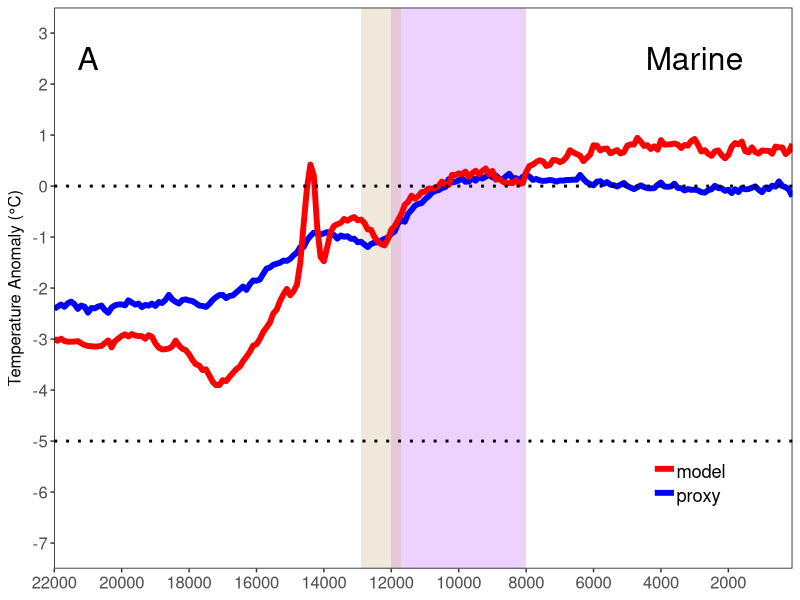
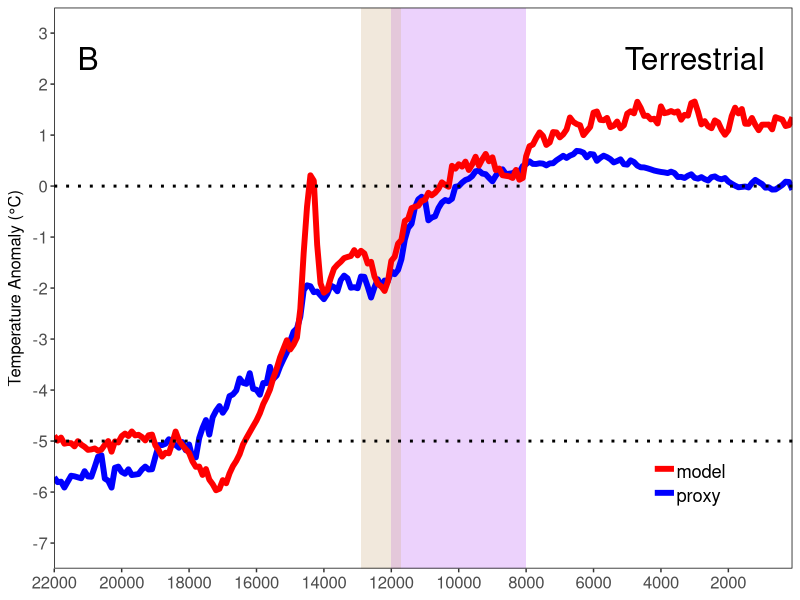

Write R code to recreate these figures, in order. (Note: this script raises an error after producing the figures.)
library(ggplot2)
library(readr)
library(gtable)
library(grid)
library(dplyr)
library(gridExtra)
library(cowplot)
setwd("C:/Users/yesha/Documents/GitHub/deglaciation")

proxy_region <- read_csv("data/proxy_lat_band3.csv")
model_region <- read_csv("data/model_lat_band3.csv")

plot_data <- data.frame(time=proxy_region$time, proxy=proxy_region$sea, model=model_region$sea)
plot1 <- ggplot()+
  annotate("rect", fill = "purple", xmin = 8000, xmax = 12000, ymin = -Inf, ymax = Inf,
           alpha = .2)+
  annotate("rect", fill = "tan", xmin = 11700, xmax = 12900, ymin = -Inf, ymax = Inf,
           alpha = .3)+
  annotate("text", x = 3000, y = 2.5, label = "Marine", size = 8)+
  annotate("text", x = 21000, y = 2.5, label = "A", size = 8)+
  #annotate("text", x = 12300, y = -6, label = "YD", size = 6, color = 'orange3')+
  #annotate("text", x = 10000, y = -4.5, label = "anomaly base", size = 6, color = 'purple')+
  geom_line(data=plot_data,aes(time, proxy, colour = "proxy"), size = 2)+
  geom_line(data=plot_data,aes(time, model, colour = "model"), size = 2)+
  #geom_line(data=plot_data,aes(time, diff+5, colour = "Model - Proxy"))+
  scale_colour_manual(values = c(
    'proxy' = 'blue',
    'model' = 'red'
  ))+  
  geom_hline(yintercept = 0, size = 1, linetype='dotted', colour = "black") +
  geom_hline(yintercept = -5, size = 1, linetype='dotted') +
  #geom_hline(yintercept = -10, size = 1, linetype='dotted', colour = "black") +
  scale_y_continuous(name = expression("Temperature Anomaly (°C)"), limits = c(-7, 3),  breaks = scales::pretty_breaks(n = 10))+
  labs(y = "Anomaly",
       x = "Time (Years BP)",
       colour = 'Legend') +
  #ggtitle("Temperature Anomaly 25ÃÂ°S ~ 90ÃÂ°S") +
  theme(panel.grid.major = element_blank(),
        panel.grid.minor = element_blank(),
        #panel.background = element_blank(), 
        axis.line.x = element_blank(),
        axis.text.y = element_text(size = 12),
        axis.text.x = element_text(size = 12),
        #axis.ticks.y = element_blank(),
        axis.title.y= element_text(size = 12),
        panel.border = element_rect(colour = "black", fill=NA),
        axis.line= element_blank(),
        axis.title.x= element_blank(),
        legend.justification = c(0, 0),
        legend.position = c(0.8,0.1),
        legend.spacing.x = unit(10, 'pt'),
        legend.text = element_text(margin = margin(t = 3), size=rel(1.2)),
        legend.background = element_rect(colour = "transparent",fill = "white"),
        legend.key = element_rect(colour = "white", fill = NA),
        legend.title = element_blank(),
        panel.background = element_rect(fill = "transparent",colour = NA),
        plot.background = element_rect(fill = "transparent",colour = NA)
  ) +
  scale_x_reverse(expand = c(0, 0),limits = c(22000, 100), breaks = scales::pretty_breaks(n = 10))
plot1

plot_data2 <- data.frame(time=proxy_region$time, proxy=proxy_region$land, model=model_region$land)
plot2 <- ggplot()+
  annotate("rect", fill = "purple", xmin = 8000, xmax = 12000, ymin = -Inf, ymax = Inf,
           alpha = .2)+
  annotate("rect", fill = "tan", xmin = 11700, xmax = 12900, ymin = -Inf, ymax = Inf,
           alpha = .3)+
  annotate("text", x = 21000, y = 2.5, label = "B", size = 8)+
  annotate("text", x = 3000, y = 2.5, label = "Terrestrial", size = 8)+
  #annotate("text", x = 12300, y = -6, label = "YD", size = 6, color = 'orange3')+
  #annotate("text", x = 10000, y = -4.5, label = "anomaly base", size = 6, color = 'purple')+
  geom_line(data=plot_data2,aes(time, proxy, colour = "proxy"), size = 2)+
  geom_line(data=plot_data2,aes(time, model, colour = "model"), size = 2)+
  #geom_line(data=plot_data,aes(time, diff+5, colour = "Model - Proxy"))+
  scale_colour_manual(values = c(
    'proxy' = 'blue',
    'model' = 'red'
  ))+  
  geom_hline(yintercept = 0, size = 1, linetype='dotted', colour = "black") +
  geom_hline(yintercept = -5, size = 1, linetype='dotted') +
  #geom_hline(yintercept = -10, size = 1, linetype='dotted', colour = "black") +
  scale_y_continuous(name = expression("Temperature Anomaly (°C)"), limits = c(-7, 3),  breaks = scales::pretty_breaks(n = 10))+
  labs(y = "Anomaly",
       x = "Time (Years BP)",
       colour = 'Legend') +
  #ggtitle("Temperature Anomaly 25ÃÂ°S ~ 90ÃÂ°S") +
  theme(panel.grid.major = element_blank(),
        panel.grid.minor = element_blank(),
        #panel.background = element_blank(), 
        axis.line.x = element_blank(),
        axis.text.y = element_text(size = 12),
        axis.text.x = element_text(size = 12),
        #axis.ticks.y = element_blank(),
        axis.title.y= element_text(size = 12),
        panel.border = element_rect(colour = "black", fill=NA),
        axis.line= element_blank(),
        axis.title.x= element_blank(),
        legend.justification = c(0, 0),
        legend.position = c(0.8,0.1),
        legend.spacing.x = unit(10, 'pt'),
        legend.text = element_text(margin = margin(t = 3), size=rel(1.2)),
        legend.background = element_rect(colour = "transparent",fill = "white"),
        legend.key = element_rect(colour = "white", fill = NA),
        legend.title = element_blank(),
        panel.background = element_rect(fill = "transparent",colour = NA),
        plot.background = element_rect(fill = "transparent",colour = NA)
  ) +
  scale_x_reverse(expand = c(0, 0),limits = c(22000, 100), breaks = scales::pretty_breaks(n = 10))
plot2

plot_data3 <- data.frame(time=proxy_region$time, proxy=proxy_region$Global, model=model_region$Global)
plot3 <- ggplot()+
  annotate("rect", fill = "purple", xmin = 8000, xmax = 12000, ymin = -Inf, ymax = Inf,
           alpha = .2)+
  annotate("rect", fill = "tan", xmin = 11700, xmax = 12900, ymin = -Inf, ymax = Inf,
           alpha = .3)+
  annotate("text", x = 21000, y = 2.5, label = "C", size = 8)+
  annotate("text", x = 3000, y = 2.5, label = "Global", size = 8)+
  annotate("text", x = 12300, y = -6.5, label = "YD", size = 6, color = 'orange3')+
  annotate("text", x = 10000, y = -5.5, label = "anomaly", size = 6, color = 'purple')+
  annotate("text", x = 10000, y = -6.5, label = "base", size = 6, color = 'purple')+
  geom_line(data=plot_data3,aes(time, proxy, colour = "proxy"), size = 2)+
  geom_line(data=plot_data3,aes(time, model, colour = "model"), size = 2)+
  #geom_line(data=plot_data,aes(time, diff+5, colour = "Model - Proxy"))+
  scale_colour_manual(values = c(
    'proxy' = 'blue',
    'model' = 'red'
  ))+  
  geom_hline(yintercept = 0, size = 1, linetype='dotted', colour = "black") +
  geom_hline(yintercept = -5, size = 1, linetype='dotted') +
  #geom_hline(yintercept = -10, size = 1, linetype='dotted', colour = "black") +
  scale_y_continuous(name = expression("Temperature Anomaly (°C)"), limits = c(-7, 3),  breaks = scales::pretty_breaks(n = 10))+
  labs(y = "Anomaly",
       x = "Time (Years BP)",
       colour = 'Legend') +
  #ggtitle("Temperature Anomaly 25ÃÂ°S ~ 90ÃÂ°S") +
  theme(panel.grid.major = element_blank(),
        panel.grid.minor = element_blank(),
        #panel.background = element_blank(), 
        axis.line.x = element_blank(),
        axis.text.y = element_text(size = 12),
        axis.text.x = element_text(size = 12),
        #axis.ticks.y = element_blank(),
        axis.title.y= element_text(size = 12),
        panel.border = element_rect(colour = "black", fill=NA),
        axis.line= element_blank(),
        axis.title.x= element_text(size = 12),
        legend.justification = c(0, 0),
        legend.position = c(0.8,0.1),
        legend.spacing.x = unit(10, 'pt'),
        legend.text = element_text(margin = margin(t = 3), size=rel(1.2)),
        legend.background = element_rect(colour = "transparent",fill = "white"),
        legend.key = element_rect(colour = "white", fill = NA),
        legend.title = element_blank(),
        panel.background = element_rect(fill = "transparent",colour = NA),
        plot.background = element_rect(fill = "transparent",colour = NA)
  ) +
  scale_x_reverse(expand = c(0, 0),limits = c(22000, 100), breaks = scales::pretty_breaks(n = 10))
plot3

gp1 <- plot_grid(plot1, plot2, plot3, align = "v", nrow = 3, rel_heights = c(1, 1, 1.1))
gp1
